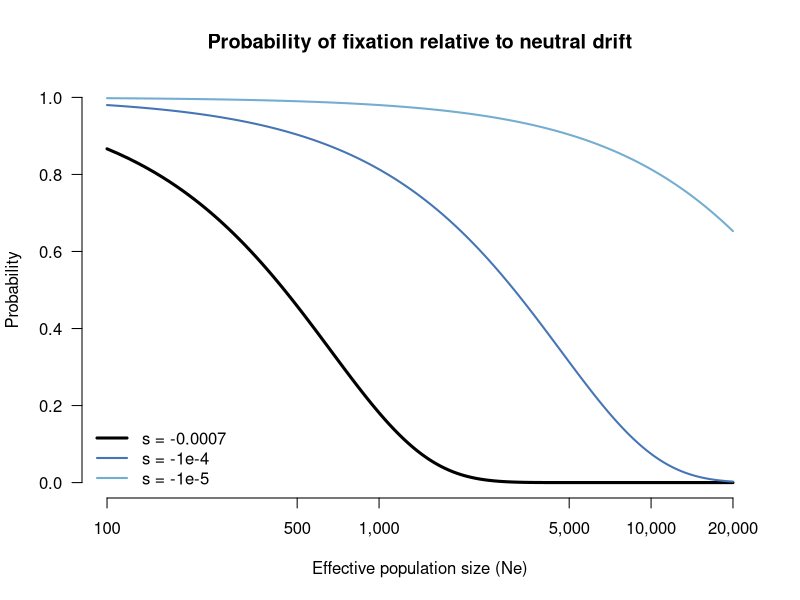

Here is the R script that generated this plot:
# Visualizing the probability of fixation relative to neutral drift

N = 1e6
Ne = 20e3

s = -0.0007
Ne = seq(100,20e3,by=10)
big_s = 4 * Ne * s
relative_p_fix = big_s / (1 - exp(-big_s) )

plot(Ne/1e3,relative_p_fix,type="l",lwd=3,las=1,bty="n",log="x",xlab="Effective population size (Ne)",main="Probability of fixation relative to neutral drift",ylab="Probability",ylim=c(0,1),xaxt="n")
axis(1,at=c(100,500,1e3,5e3,10e3,20e3)/1e3,labels = c("100","500","1,000","5,000","10,000","20,000"))

s = -1e-4
Ne = seq(100,20e3,by=10)
big_s = 4 * Ne * s
relative_p_fix = big_s / (1 - exp(-big_s) )
lines(Ne/1e3,relative_p_fix,lwd=2,col="#4575b4")

s = -1e-5
Ne = seq(100,20e3,by=10)
big_s = 4 * Ne * s
relative_p_fix = big_s / (1 - exp(-big_s) )
lines(Ne/1e3,relative_p_fix,lwd=2,col="#74add1")

legend("bottomleft",legend=c("s = -0.0007","s = -1e-4","s = -1e-5"),col=c("black","#4575b4","#74add1"),lwd=c(3,2,2),bty='n')